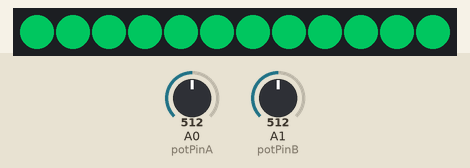
This sketch was run on a simulated Arduino Uno, built with avr-gcc and run on an emulated ATmega328P. Shown: 12 RGB LEDs in strip order, left to right. Inputs (shaded band) come from the test bench; at power-on: A0 (potPinA) = 512, A1 (potPinB) = 512. Dim RGB values are drawn brighter than linear.

Above: at 3.2 s.
3.3 s: A0 (potPinA) set to 716
At 3.6 s:
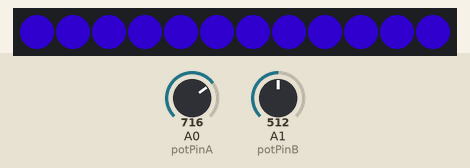
4.8 s: A0 (potPinA) set to 900
At 6.0 s:
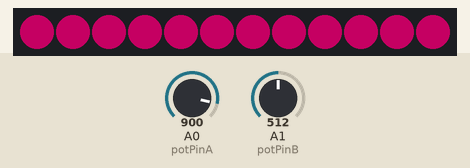
6.3 s: A1 (potPinB) set to 306
7.8 s: A0 (potPinA) set to 306
At 8.3 s:
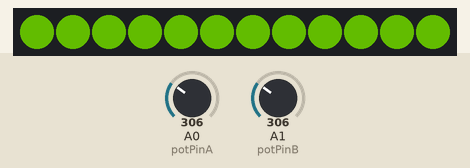
9.3 s: A1 (potPinB) set to 122
10.8 s: A1 (potPinB) set to 20
Timing chart, 0 to 13.3 s (numbered marks = the images above; inputs shaded):
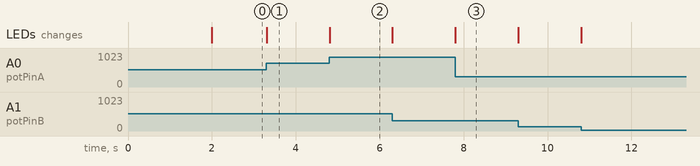

The sketch:

hue_and_brightness_example.ino
```cpp
//===============================================================
// hue_and_brightness_example.ino
//
// Example setup for using two potentiometers to control hue and
// brightness with FastLED.
//
// Every time the function checkKnobs() is called it will read
// the current value of both potentiometers and map those values
// to a hue and master brightness for FastLED.
//
// Marc Miller, 2015
//===============================================================

#include "FastLED.h"
#define LED_TYPE NEOPIXEL
#define DATA_PIN 6
#define NUM_LEDS 12
#define MASTER_BRIGHTNESS 255  // Set the master brigtness value [should be greater then min_brightness value].
uint8_t min_brightness = 30;   // Set a minimum brightness level.
uint8_t brightness;            // Mapped master brightness based on potentiometer reading.
CRGB leds[NUM_LEDS];

int potPinA = A0;   // Pin for potentiometer A (for hue)
int potPinB = A1;   // Pin for potentiometer B (for brightness)
int potValA;        // Variable to store potentiometer A value (for hue)
int potValB;        // Variable to store potentiometer B value (for brightness)
uint8_t hue;        // Hue color (0-255)


//---------------------------------------------------------------
void setup() {
  delay(2000);  // Power-up delay
  //Serial.begin(115200);  // Allows serial monitor output (check baud rate)
  FastLED.addLeds<LED_TYPE,DATA_PIN>(leds, NUM_LEDS).setCorrection(TypicalLEDStrip);
  FastLED.setBrightness(MASTER_BRIGHTNESS);  // Initially set the max brightness.  Will continuously update it later.
  pinMode(potPinA, INPUT);  // Set pin as an input.
  pinMode(potPinB, INPUT);  // Set pin as an input.
}


//---------------------------------------------------------------
void loop() {
  checkKnobs();  // Call function to check knob positions.

  for (int i = 0; i < NUM_LEDS; i++) {
    leds[i] = CHSV(hue, 255, 255);  // hue comes from pot A, and brightness value is scaled based on pot B.
  }
  FastLED.show();
}


//===============================================================
void checkKnobs(){
  potValA = analogRead(potPinA);  // Read potentiometer A (for hue).
  //potValA = map(potValA, 1023, 0, 0, 1023);  // Reverse reading if potentiometer is wired backwards.
  hue = map(potValA, 0, 1023, 0, 255);  // map(value, fromLow, fromHigh, toLow, toHigh)

  potValB = analogRead(potPinB);  // Read potentiometer B (for brightness).
  brightness = map(potValB, 0, 1023, min_brightness, MASTER_BRIGHTNESS);
      // Map value between min_brightness and MASTER brightness values.
      // Note: We are limiting the lowest possible brightness value to the
      // min_brightness value assigned up top.
  FastLED.setBrightness(brightness);  // Set master brightness based on potentiometer position.

  //Serial.print("  pot A: "); Serial.print(potValA); Serial.print("    hue: "); Serial.print(hue);
  //Serial.print("    pot B: "); Serial.print(potValB); Serial.print("    brightness: "); Serial.println(brightness);
}


//---------------------------------------------------------------
```

Measured:
- after the input at 3.3 s, the LEDs: change at once (image 1)
- after the input at 4.8 s, the LEDs: change at once (image 2)
- after the input at 7.8 s, the LEDs: change at once (image 3)
